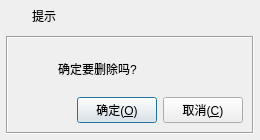
<?xml version="1.0" encoding="UTF-8"?>
<ui version="4.0">
 <class>frmMessageBox</class>
 <widget class="QDialog" name="frmMessageBox">
  <property name="geometry">
   <rect>
    <x>0</x>
    <y>0</y>
    <width>260</width>
    <height>140</height>
   </rect>
  </property>
  <layout class="QVBoxLayout" name="verticalLayout">
   <property name="spacing">
    <number>0</number>
   </property>
   <property name="leftMargin">
    <number>1</number>
   </property>
   <property name="topMargin">
    <number>1</number>
   </property>
   <property name="rightMargin">
    <number>1</number>
   </property>
   <property name="bottomMargin">
    <number>1</number>
   </property>
   <item>
    <widget class="QWidget" name="widget_title" native="true">
     <property name="sizePolicy">
      <sizepolicy hsizetype="Preferred" vsizetype="Fixed">
       <horstretch>0</horstretch>
       <verstretch>0</verstretch>
      </sizepolicy>
     </property>
     <property name="minimumSize">
      <size>
       <width>0</width>
       <height>30</height>
      </size>
     </property>
     <layout class="QHBoxLayout" name="horizontalLayout_2">
      <property name="spacing">
       <number>0</number>
      </property>
      <property name="leftMargin">
       <number>0</number>
      </property>
      <property name="topMargin">
       <number>0</number>
      </property>
      <property name="rightMargin">
       <number>0</number>
      </property>
      <property name="bottomMargin">
       <number>0</number>
      </property>
      <item>
       <widget class="QLabel" name="lab_Ico">
        <property name="sizePolicy">
         <sizepolicy hsizetype="Minimum" vsizetype="Preferred">
          <horstretch>0</horstretch>
          <verstretch>0</verstretch>
         </sizepolicy>
        </property>
        <property name="minimumSize">
         <size>
          <width>31</width>
          <height>0</height>
         </size>
        </property>
        <property name="text">
         <string/>
        </property>
        <property name="alignment">
         <set>Qt::AlignCenter</set>
        </property>
       </widget>
      </item>
      <item>
       <widget class="QLabel" name="lab_Title">
        <property name="sizePolicy">
         <sizepolicy hsizetype="Expanding" vsizetype="Preferred">
          <horstretch>0</horstretch>
          <verstretch>0</verstretch>
         </sizepolicy>
        </property>
        <property name="styleSheet">
         <string notr="true"/>
        </property>
        <property name="text">
         <string>提示</string>
        </property>
        <property name="alignment">
         <set>Qt::AlignLeading|Qt::AlignLeft|Qt::AlignVCenter</set>
        </property>
       </widget>
      </item>
      <item>
       <widget class="QWidget" name="widget_menu" native="true">
        <property name="sizePolicy">
         <sizepolicy hsizetype="Minimum" vsizetype="Preferred">
          <horstretch>0</horstretch>
          <verstretch>0</verstretch>
         </sizepolicy>
        </property>
        <layout class="QHBoxLayout" name="horizontalLayout">
         <property name="spacing">
          <number>0</number>
         </property>
         <property name="leftMargin">
          <number>0</number>
         </property>
         <property name="topMargin">
          <number>0</number>
         </property>
         <property name="rightMargin">
          <number>0</number>
         </property>
         <property name="bottomMargin">
          <number>0</number>
         </property>
         <item>
          <widget class="QPushButton" name="btnMenu_Close">
           <property name="sizePolicy">
            <sizepolicy hsizetype="Minimum" vsizetype="Expanding">
             <horstretch>0</horstretch>
             <verstretch>0</verstretch>
            </sizepolicy>
           </property>
           <property name="minimumSize">
            <size>
             <width>35</width>
             <height>0</height>
            </size>
           </property>
           <property name="maximumSize">
            <size>
             <width>35</width>
             <height>16777215</height>
            </size>
           </property>
           <property name="cursor">
            <cursorShape>ArrowCursor</cursorShape>
           </property>
           <property name="focusPolicy">
            <enum>Qt::NoFocus</enum>
           </property>
           <property name="toolTip">
            <string>关闭</string>
           </property>
           <property name="text">
            <string/>
           </property>
           <property name="flat">
            <bool>true</bool>
           </property>
          </widget>
         </item>
        </layout>
       </widget>
      </item>
     </layout>
    </widget>
   </item>
   <item>
    <widget class="QWidget" name="widget_main" native="true">
     <property name="styleSheet">
      <string notr="true"/>
     </property>
     <layout class="QVBoxLayout" name="verticalLayout_2">
      <property name="spacing">
       <number>5</number>
      </property>
      <property name="leftMargin">
       <number>5</number>
      </property>
      <property name="topMargin">
       <number>5</number>
      </property>
      <property name="rightMargin">
       <number>5</number>
      </property>
      <property name="bottomMargin">
       <number>5</number>
      </property>
      <item>
       <widget class="QFrame" name="frame">
        <property name="frameShape">
         <enum>QFrame::Box</enum>
        </property>
        <property name="frameShadow">
         <enum>QFrame::Sunken</enum>
        </property>
        <layout class="QVBoxLayout" name="verticalLayout_3">
         <property name="topMargin">
          <number>9</number>
         </property>
         <item>
          <layout class="QHBoxLayout" name="horizontalLayout_4">
           <item>
            <widget class="QLabel" name="labIcoMain">
             <property name="minimumSize">
              <size>
               <width>30</width>
               <height>30</height>
              </size>
             </property>
             <property name="maximumSize">
              <size>
               <width>30</width>
               <height>30</height>
              </size>
             </property>
             <property name="styleSheet">
              <string notr="true">border-image: url(:/image/msg_info.png);</string>
             </property>
             <property name="text">
              <string/>
             </property>
            </widget>
           </item>
           <item>
            <spacer name="horizontalSpacer_2">
             <property name="orientation">
              <enum>Qt::Horizontal</enum>
             </property>
             <property name="sizeType">
              <enum>QSizePolicy::Minimum</enum>
             </property>
             <property name="sizeHint" stdset="0">
              <size>
               <width>5</width>
               <height>0</height>
              </size>
             </property>
            </spacer>
           </item>
           <item>
            <widget class="QLabel" name="labInfo">
             <property name="sizePolicy">
              <sizepolicy hsizetype="Expanding" vsizetype="Expanding">
               <horstretch>0</horstretch>
               <verstretch>0</verstretch>
              </sizepolicy>
             </property>
             <property name="minimumSize">
              <size>
               <width>0</width>
               <height>33</height>
              </size>
             </property>
             <property name="text">
              <string>确定要删除吗?</string>
             </property>
             <property name="scaledContents">
              <bool>false</bool>
             </property>
             <property name="wordWrap">
              <bool>true</bool>
             </property>
            </widget>
           </item>
          </layout>
         </item>
         <item>
          <layout class="QHBoxLayout" name="horizontalLayout_3">
           <item>
            <spacer name="horizontalSpacer">
             <property name="orientation">
              <enum>Qt::Horizontal</enum>
             </property>
             <property name="sizeHint" stdset="0">
              <size>
               <width>40</width>
               <height>20</height>
              </size>
             </property>
            </spacer>
           </item>
           <item>
            <widget class="QPushButton" name="btnOk">
             <property name="minimumSize">
              <size>
               <width>80</width>
               <height>0</height>
              </size>
             </property>
             <property name="focusPolicy">
              <enum>Qt::StrongFocus</enum>
             </property>
             <property name="styleSheet">
              <string notr="true"/>
             </property>
             <property name="text">
              <string>确定(&amp;O)</string>
             </property>
             <property name="icon">
              <iconset resource="../other/rc.qrc">
               <normaloff>:/image/btn_ok.png</normaloff>:/image/btn_ok.png</iconset>
             </property>
             <property name="iconSize">
              <size>
               <width>18</width>
               <height>18</height>
              </size>
             </property>
            </widget>
           </item>
           <item>
            <widget class="QPushButton" name="btnCancel">
             <property name="minimumSize">
              <size>
               <width>80</width>
               <height>0</height>
              </size>
             </property>
             <property name="focusPolicy">
              <enum>Qt::StrongFocus</enum>
             </property>
             <property name="styleSheet">
              <string notr="true"/>
             </property>
             <property name="text">
              <string>取消(&amp;C)</string>
             </property>
             <property name="icon">
              <iconset resource="../other/rc.qrc">
               <normaloff>:/image/btn_close.png</normaloff>:/image/btn_close.png</iconset>
             </property>
             <property name="iconSize">
              <size>
               <width>18</width>
               <height>18</height>
              </size>
             </property>
            </widget>
           </item>
          </layout>
         </item>
        </layout>
       </widget>
      </item>
     </layout>
    </widget>
   </item>
  </layout>
 </widget>
 <resources>
  <include location="../other/rc.qrc"/>
 </resources>
 <connections/>
</ui>
